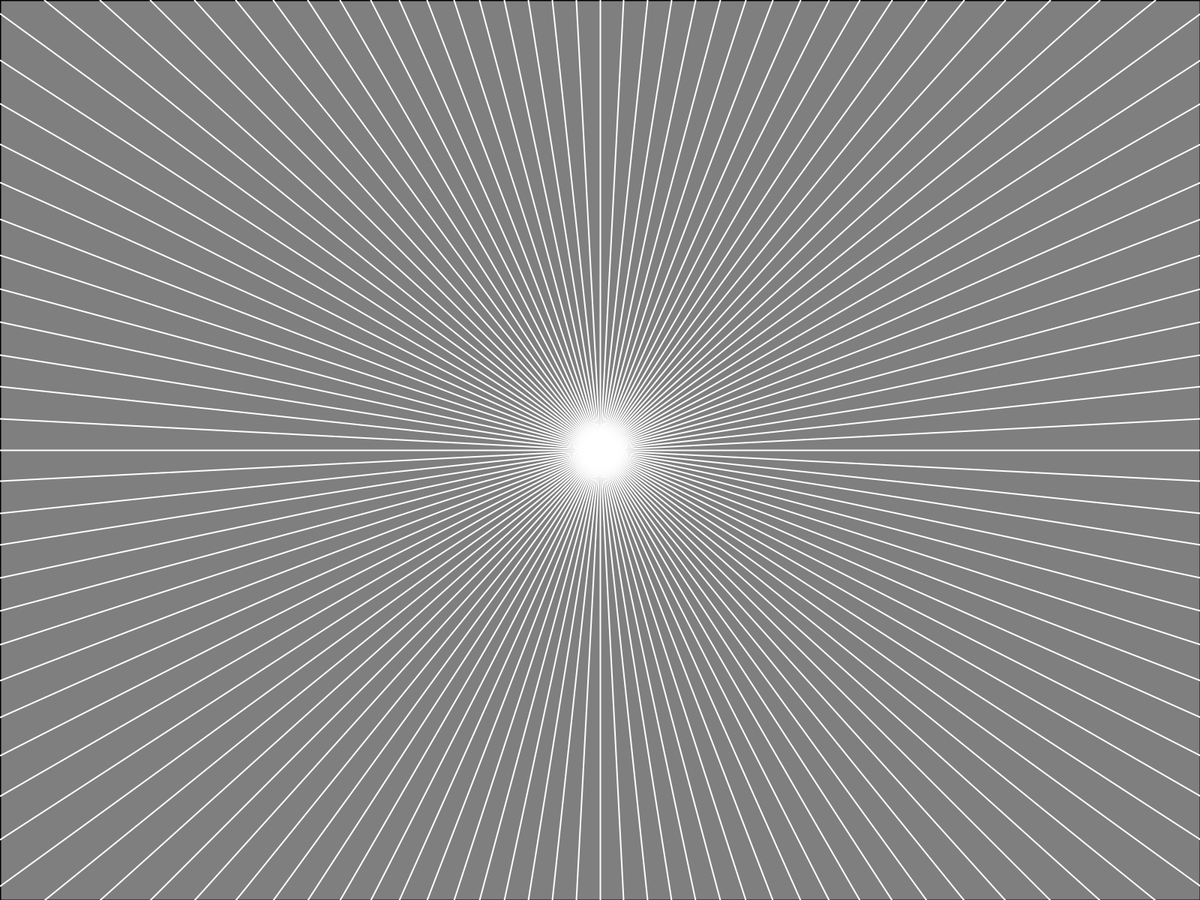
Frame 1 (no input)
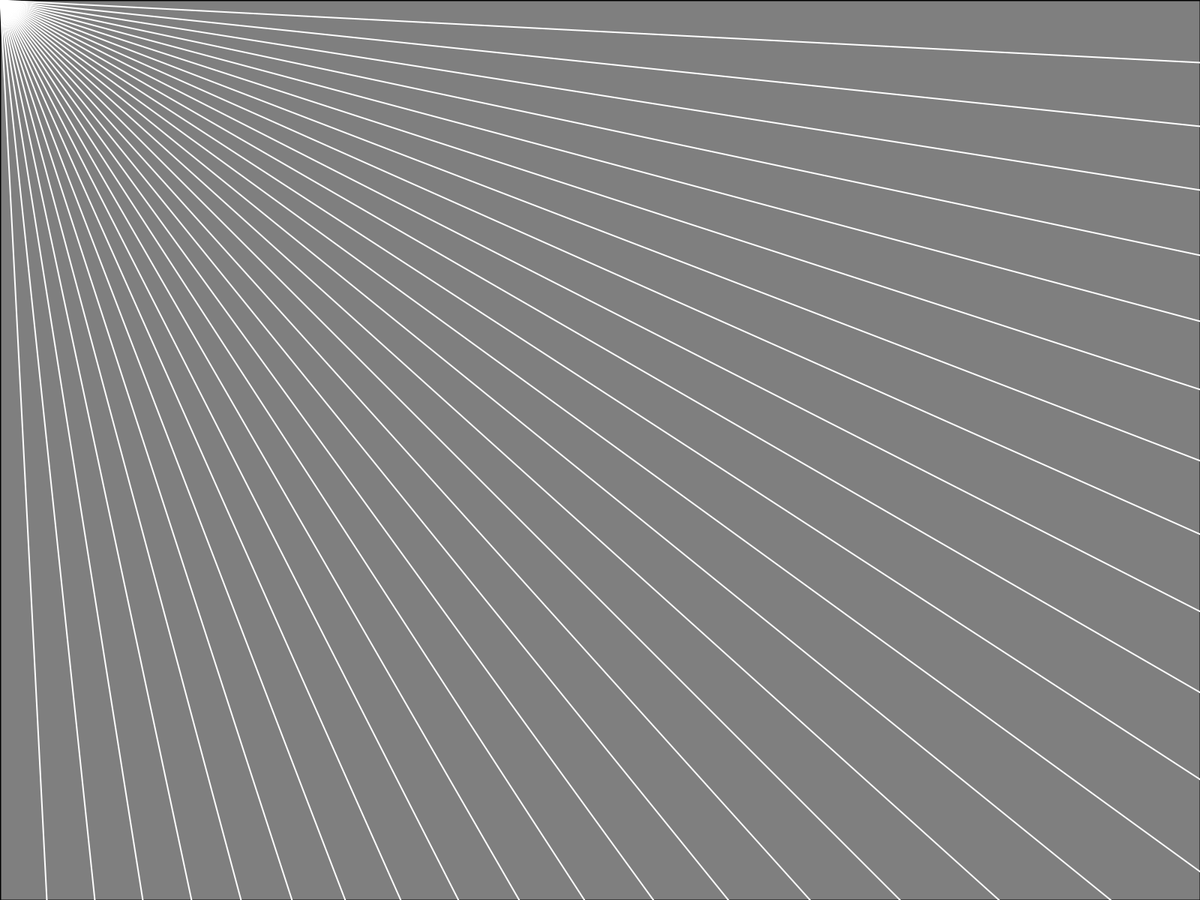
Frame 60 (the mouse pressed at the canvas centre just before this capture)
Frame 120 (the mouse held since frame 60 and released just before this capture): identical to frame 1, image omitted

The Processing sketch that drew these frames (run headless with seeded random() and noise(); from frame 60 on, the mouse is pressed at the canvas centre):

// Processing sketch: Raycasting
// ── Raycasting.pde
ArrayList boundaries = new ArrayList();
int createBoundaryX, createBoundaryY;
boolean showLine = false;
Particle particle;
void setup(){
  fullScreen();
  particle = new Particle();
  boundaries.add(new Boundary(0,0,width,0));
  boundaries.add(new Boundary(0,0,0,height));
  boundaries.add(new Boundary(0,height,width,height));
  boundaries.add(new Boundary(width,0,width,height));
}
void draw(){
  background(127);
  particle.show();
  if(showLine){
    line(createBoundaryX, createBoundaryY, mouseX,mouseY);
  }
  for(int i = 0; i < boundaries.size();i++){
    stroke(0);
    strokeWeight(2); 
    ((Boundary)boundaries.get(i)).show();
  }
    particle.look(boundaries);
  particle.update(mouseX,mouseY);
}
void mousePressed(){
  if(showLine){
    boundaries.add(new Boundary(createBoundaryX, createBoundaryY, mouseX,mouseY));
  }
  else{
  createBoundaryX = mouseX;
  createBoundaryY = mouseY;
  }
  showLine = !showLine;
}

// ── boundary.pde
class Boundary{
  PVector a,b;
  Boundary(int aX,int aY,int bX,int bY){
    a = new PVector(aX,aY);
    b = new PVector(bX,bY);
  }
  void show(){
    line(a.x,a.y,b.x,b.y);
  }
}  

// ── particle.pde
class Particle{
  PVector position;
  ArrayList rays;
      PVector record;
  Particle(){
    position = new PVector(width/2,height/2);
    rays  = new ArrayList();
    for(int i = 0; i < 360; i+=3){
      rays.add(new Ray(position, radians(i)));
    }
  }
  void update(int x,int y){
    position.set(x,y);
  }
  void look(ArrayList walls){
    for(int i = 0; i < rays.size(); i++){
      float recordD = 10000000;
      record = null;
      for(int j = 0; j < walls.size(); j ++){
        PVector point = ((Ray)rays.get(i)).cast((Boundary)walls.get(j));
        if(point != null){
        float pointD = dist(position.x,position.y,point.x,point.y);
        if(pointD < recordD){
          recordD = pointD;
          record = point;
        }
        }
      }
      stroke(255);
      if(record != null){
        line(position.x,position.y,record.x,record.y);
      }
    }
  }
  void show(){
    stroke(0);
    for(int i = 0; i < rays.size(); i++){
      ((Ray)rays.get(i)).show();
    }
  }
  
}

// ── ray.pde
class Ray{
  PVector position,direction;
  Ray(PVector position, float angle){
    this.position = position;
    direction = PVector.fromAngle(angle);
  }
  void lookAt(int x, int y){
    direction.x = x - position.x;
    direction.y = y - position.y;
    direction.normalize();
  }
  void show(){
    push();
    translate(position.x,position.y);
    line(0,0, direction.x,direction.y);
    pop();
  }
  PVector cast(Boundary wall){
    float x1 = wall.a.x;
    float y1 = wall.a.y;
    float x2 = wall.b.x;
    float y2 = wall.b.y;
    
    float x3 = position.x;
    float y3 = position.y;
    float x4 = position.x+direction.x;
    float y4 = position.y+direction.y;
    float denom = (x1 - x2) * (y3 - y4) - (y1 - y2) * (x3 - x4);
    if(denom == 0){
      return null;
    }
    float t = ((x1 - x3) * (y3 - y4) - (y1 - y3) * (x3 - x4)) / denom;
    float u = -((x1 - x2) * (y1 - y3) - (y1 - y2) * (x1 - x3)) / denom;
    if(t > 0 && t < 1 && u > 0){
      float x = x1 + t * (x2 - x1);
      float y = y1 + t * (y2 - y1);
      PVector point = new PVector(x,y);
      return point;
    }
    else{
      return null;
    }
  }
}  
